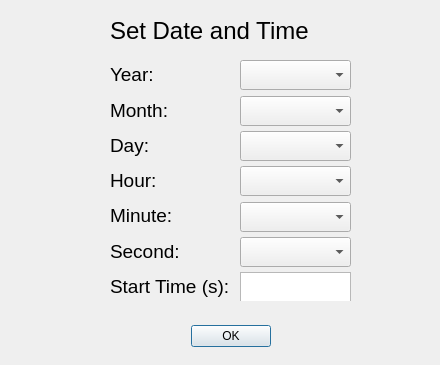
<?xml version="1.0" encoding="UTF-8"?>
<ui version="4.0">
 <class>TimingDialog</class>
 <widget class="QDialog" name="TimingDialog">
  <property name="geometry">
   <rect>
    <x>0</x>
    <y>0</y>
    <width>440</width>
    <height>365</height>
   </rect>
  </property>
  <property name="windowTitle">
   <string>NeXtRAD Dialog</string>
  </property>
  <widget class="QDialogButtonBox" name="buttonBox">
   <property name="geometry">
    <rect>
     <x>190</x>
     <y>320</y>
     <width>81</width>
     <height>32</height>
    </rect>
   </property>
   <property name="orientation">
    <enum>Qt::Horizontal</enum>
   </property>
   <property name="standardButtons">
    <set>QDialogButtonBox::Ok</set>
   </property>
  </widget>
  <widget class="QLabel" name="label">
   <property name="geometry">
    <rect>
     <x>110</x>
     <y>20</y>
     <width>201</width>
     <height>21</height>
    </rect>
   </property>
   <property name="font">
    <font>
     <pointsize>18</pointsize>
    </font>
   </property>
   <property name="text">
    <string>Set Date and Time</string>
   </property>
  </widget>
  <widget class="QWidget" name="layoutWidget">
   <property name="geometry">
    <rect>
     <x>110</x>
     <y>60</y>
     <width>125</width>
     <height>241</height>
    </rect>
   </property>
   <layout class="QVBoxLayout" name="verticalLayout">
    <item>
     <widget class="QLabel" name="label_2">
      <property name="font">
       <font>
        <pointsize>14</pointsize>
       </font>
      </property>
      <property name="text">
       <string>Year:</string>
      </property>
     </widget>
    </item>
    <item>
     <widget class="QLabel" name="label_3">
      <property name="font">
       <font>
        <pointsize>14</pointsize>
       </font>
      </property>
      <property name="text">
       <string>Month:</string>
      </property>
     </widget>
    </item>
    <item>
     <widget class="QLabel" name="label_4">
      <property name="font">
       <font>
        <pointsize>14</pointsize>
       </font>
      </property>
      <property name="text">
       <string>Day:</string>
      </property>
     </widget>
    </item>
    <item>
     <widget class="QLabel" name="label_5">
      <property name="font">
       <font>
        <pointsize>14</pointsize>
       </font>
      </property>
      <property name="text">
       <string>Hour:</string>
      </property>
     </widget>
    </item>
    <item>
     <widget class="QLabel" name="label_6">
      <property name="font">
       <font>
        <pointsize>14</pointsize>
       </font>
      </property>
      <property name="text">
       <string>Minute:</string>
      </property>
     </widget>
    </item>
    <item>
     <widget class="QLabel" name="label_7">
      <property name="font">
       <font>
        <pointsize>14</pointsize>
       </font>
      </property>
      <property name="text">
       <string>Second:</string>
      </property>
     </widget>
    </item>
    <item>
     <widget class="QLabel" name="label_8">
      <property name="font">
       <font>
        <pointsize>14</pointsize>
       </font>
      </property>
      <property name="text">
       <string>Start Time (s):</string>
      </property>
     </widget>
    </item>
   </layout>
  </widget>
  <widget class="QWidget" name="gridLayoutWidget">
   <property name="geometry">
    <rect>
     <x>240</x>
     <y>60</y>
     <width>111</width>
     <height>241</height>
    </rect>
   </property>
   <layout class="QGridLayout" name="gridLayout">
    <item row="3" column="0">
     <widget class="QComboBox" name="hourcomboBox">
      <property name="minimumSize">
       <size>
        <width>100</width>
        <height>30</height>
       </size>
      </property>
      <property name="maxVisibleItems">
       <number>1</number>
      </property>
     </widget>
    </item>
    <item row="4" column="0">
     <widget class="QComboBox" name="minutecomboBox">
      <property name="minimumSize">
       <size>
        <width>100</width>
        <height>30</height>
       </size>
      </property>
      <property name="maxVisibleItems">
       <number>1</number>
      </property>
     </widget>
    </item>
    <item row="0" column="0">
     <widget class="QComboBox" name="yearcomboBox">
      <property name="minimumSize">
       <size>
        <width>100</width>
        <height>30</height>
       </size>
      </property>
      <property name="maxVisibleItems">
       <number>1</number>
      </property>
      <property name="insertPolicy">
       <enum>QComboBox::InsertAtBottom</enum>
      </property>
     </widget>
    </item>
    <item row="2" column="0">
     <widget class="QComboBox" name="daycomboBox">
      <property name="minimumSize">
       <size>
        <width>100</width>
        <height>30</height>
       </size>
      </property>
      <property name="maxVisibleItems">
       <number>1</number>
      </property>
     </widget>
    </item>
    <item row="1" column="0">
     <widget class="QComboBox" name="monthcomboBox">
      <property name="minimumSize">
       <size>
        <width>100</width>
        <height>30</height>
       </size>
      </property>
      <property name="maxVisibleItems">
       <number>1</number>
      </property>
     </widget>
    </item>
    <item row="6" column="0">
     <widget class="QComboBox" name="secondcomboBox">
      <property name="minimumSize">
       <size>
        <width>100</width>
        <height>30</height>
       </size>
      </property>
      <property name="maxVisibleItems">
       <number>1</number>
      </property>
     </widget>
    </item>
    <item row="7" column="0">
     <widget class="QTextEdit" name="starttimeedit"/>
    </item>
   </layout>
  </widget>
 </widget>
 <resources/>
 <connections>
  <connection>
   <sender>buttonBox</sender>
   <signal>accepted()</signal>
   <receiver>TimingDialog</receiver>
   <slot>accept()</slot>
   <hints>
    <hint type="sourcelabel">
     <x>248</x>
     <y>254</y>
    </hint>
    <hint type="destinationlabel">
     <x>157</x>
     <y>274</y>
    </hint>
   </hints>
  </connection>
  <connection>
   <sender>buttonBox</sender>
   <signal>rejected()</signal>
   <receiver>TimingDialog</receiver>
   <slot>reject()</slot>
   <hints>
    <hint type="sourcelabel">
     <x>316</x>
     <y>260</y>
    </hint>
    <hint type="destinationlabel">
     <x>286</x>
     <y>274</y>
    </hint>
   </hints>
  </connection>
 </connections>
</ui>
